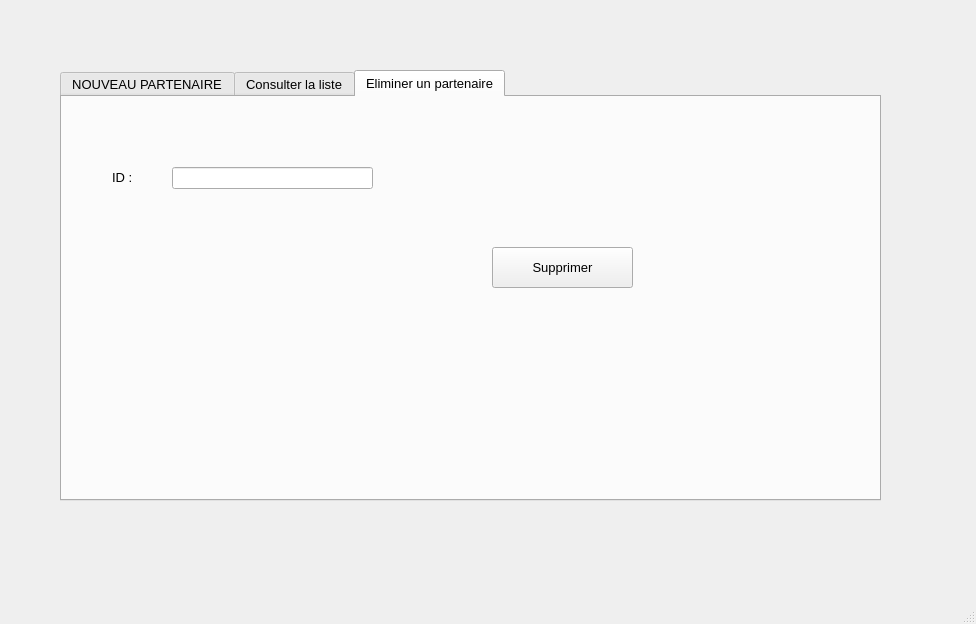
<?xml version="1.0" encoding="UTF-8"?>
<ui version="4.0">
 <class>MainWindow</class>
 <widget class="QMainWindow" name="MainWindow">
  <property name="geometry">
   <rect>
    <x>0</x>
    <y>0</y>
    <width>976</width>
    <height>624</height>
   </rect>
  </property>
  <property name="windowTitle">
   <string>MainWindow</string>
  </property>
  <property name="accessibleName">
   <string>Gestion de partenaires</string>
  </property>
  <widget class="QWidget" name="centralwidget">
   <widget class="QTabWidget" name="tabajout">
    <property name="geometry">
     <rect>
      <x>60</x>
      <y>70</y>
      <width>821</width>
      <height>431</height>
     </rect>
    </property>
    <property name="font">
     <font>
      <family>Tahoma</family>
      <pointsize>10</pointsize>
      <weight>50</weight>
      <bold>false</bold>
     </font>
    </property>
    <property name="currentIndex">
     <number>2</number>
    </property>
    <widget class="QWidget" name="tab">
     <attribute name="title">
      <string>NOUVEAU PARTENAIRE</string>
     </attribute>
     <widget class="QLabel" name="etid">
      <property name="geometry">
       <rect>
        <x>20</x>
        <y>20</y>
        <width>101</width>
        <height>21</height>
       </rect>
      </property>
      <property name="text">
       <string>identifiant :</string>
      </property>
     </widget>
     <widget class="QLabel" name="etentreprise">
      <property name="geometry">
       <rect>
        <x>20</x>
        <y>60</y>
        <width>151</width>
        <height>21</height>
       </rect>
      </property>
      <property name="text">
       <string>Nom d'entreprise :</string>
      </property>
     </widget>
     <widget class="QLabel" name="etservice">
      <property name="geometry">
       <rect>
        <x>20</x>
        <y>180</y>
        <width>61</width>
        <height>21</height>
       </rect>
      </property>
      <property name="text">
       <string>service :</string>
      </property>
     </widget>
     <widget class="QLabel" name="etnom">
      <property name="geometry">
       <rect>
        <x>20</x>
        <y>100</y>
        <width>61</width>
        <height>21</height>
       </rect>
      </property>
      <property name="text">
       <string>Nom :</string>
      </property>
     </widget>
     <widget class="QLabel" name="etprenom">
      <property name="geometry">
       <rect>
        <x>20</x>
        <y>140</y>
        <width>61</width>
        <height>21</height>
       </rect>
      </property>
      <property name="text">
       <string>Prenom :</string>
      </property>
     </widget>
     <widget class="QLabel" name="etmail">
      <property name="geometry">
       <rect>
        <x>20</x>
        <y>230</y>
        <width>61</width>
        <height>21</height>
       </rect>
      </property>
      <property name="text">
       <string>Email :</string>
      </property>
     </widget>
     <widget class="QLabel" name="etnumeros">
      <property name="geometry">
       <rect>
        <x>20</x>
        <y>280</y>
        <width>81</width>
        <height>21</height>
       </rect>
      </property>
      <property name="text">
       <string>Numeros :</string>
      </property>
     </widget>
     <widget class="QLineEdit" name="edid">
      <property name="geometry">
       <rect>
        <x>180</x>
        <y>20</y>
        <width>281</width>
        <height>21</height>
       </rect>
      </property>
     </widget>
     <widget class="QLineEdit" name="edentremprise">
      <property name="geometry">
       <rect>
        <x>180</x>
        <y>60</y>
        <width>281</width>
        <height>21</height>
       </rect>
      </property>
     </widget>
     <widget class="QLineEdit" name="ednom">
      <property name="geometry">
       <rect>
        <x>180</x>
        <y>100</y>
        <width>281</width>
        <height>21</height>
       </rect>
      </property>
     </widget>
     <widget class="QLineEdit" name="edservice">
      <property name="geometry">
       <rect>
        <x>180</x>
        <y>180</y>
        <width>281</width>
        <height>21</height>
       </rect>
      </property>
     </widget>
     <widget class="QLineEdit" name="edemail">
      <property name="geometry">
       <rect>
        <x>180</x>
        <y>230</y>
        <width>281</width>
        <height>21</height>
       </rect>
      </property>
     </widget>
     <widget class="QLineEdit" name="ednumeros">
      <property name="geometry">
       <rect>
        <x>180</x>
        <y>280</y>
        <width>281</width>
        <height>21</height>
       </rect>
      </property>
     </widget>
     <widget class="QLineEdit" name="edprenom">
      <property name="geometry">
       <rect>
        <x>180</x>
        <y>140</y>
        <width>281</width>
        <height>21</height>
       </rect>
      </property>
     </widget>
     <widget class="QPushButton" name="addpart">
      <property name="geometry">
       <rect>
        <x>550</x>
        <y>267</y>
        <width>151</width>
        <height>41</height>
       </rect>
      </property>
      <property name="text">
       <string>Ajouter</string>
      </property>
     </widget>
    </widget>
    <widget class="QWidget" name="tab_2">
     <attribute name="title">
      <string>Consulter la liste</string>
     </attribute>
     <widget class="QTableView" name="tableau">
      <property name="enabled">
       <bool>true</bool>
      </property>
      <property name="geometry">
       <rect>
        <x>30</x>
        <y>20</y>
        <width>671</width>
        <height>291</height>
       </rect>
      </property>
     </widget>
    </widget>
    <widget class="QWidget" name="tab_3">
     <attribute name="title">
      <string>Eliminer un partenaire</string>
     </attribute>
     <widget class="QLabel" name="idetsupp">
      <property name="geometry">
       <rect>
        <x>50</x>
        <y>70</y>
        <width>41</width>
        <height>21</height>
       </rect>
      </property>
      <property name="text">
       <string>ID :</string>
      </property>
     </widget>
     <widget class="QLineEdit" name="supid">
      <property name="geometry">
       <rect>
        <x>110</x>
        <y>70</y>
        <width>201</width>
        <height>22</height>
       </rect>
      </property>
     </widget>
     <widget class="QPushButton" name="supp">
      <property name="geometry">
       <rect>
        <x>430</x>
        <y>150</y>
        <width>141</width>
        <height>41</height>
       </rect>
      </property>
      <property name="text">
       <string>Supprimer</string>
      </property>
     </widget>
    </widget>
   </widget>
  </widget>
  <widget class="QMenuBar" name="menubar">
   <property name="geometry">
    <rect>
     <x>0</x>
     <y>0</y>
     <width>976</width>
     <height>26</height>
    </rect>
   </property>
  </widget>
  <widget class="QStatusBar" name="statusbar"/>
 </widget>
 <resources/>
 <connections/>
</ui>
